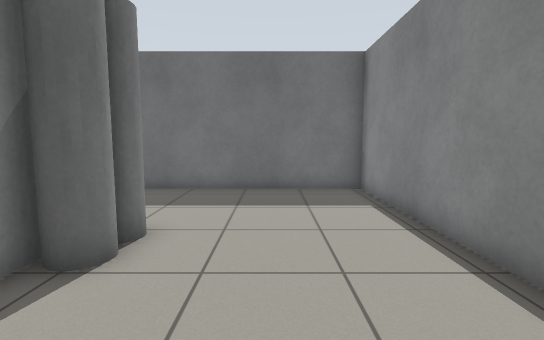
View 1 (above)

16 first-person views from a walk through a world built for the Gazebo simulator. The camera is 0.94 m above the floor, tilts 6° down and sees 85° across. The floor is counted in squares, 0.5 m on a side. Each view is taken from the middle of a square. On the plan, view 1 faces up. The plan holds only what a view shows up to about 16 squares ahead; the rest is blank.

View 2
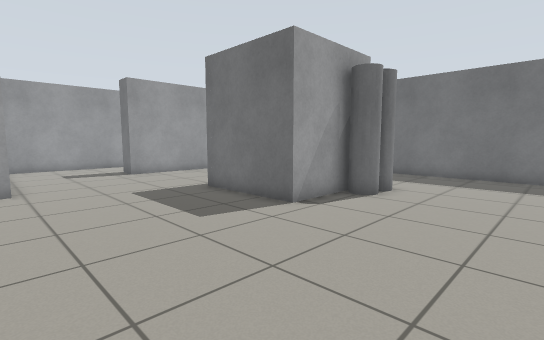

View 3
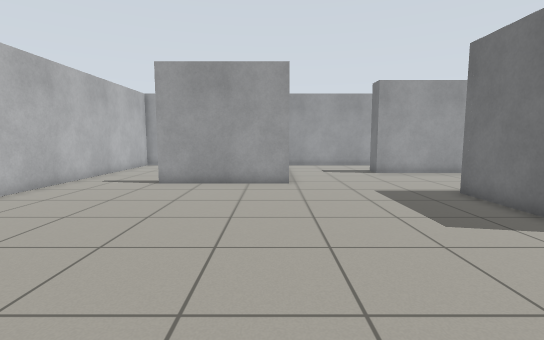

View 4
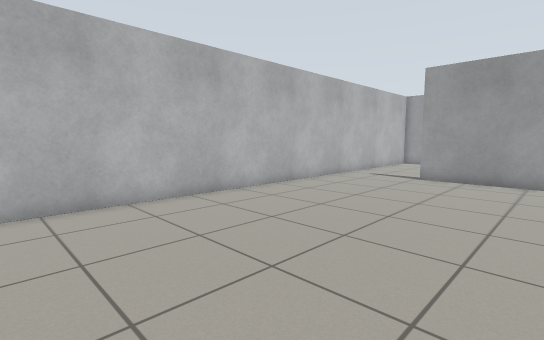

View 5
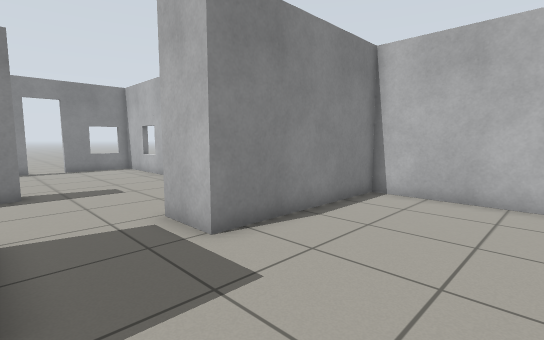

View 6
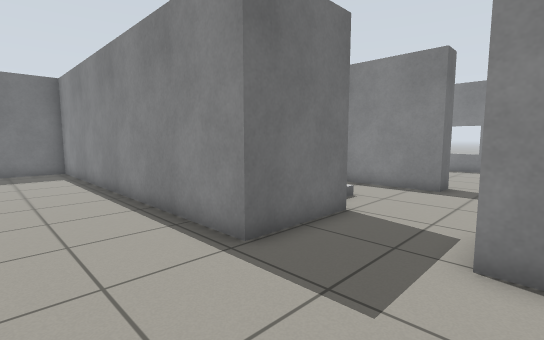

View 7
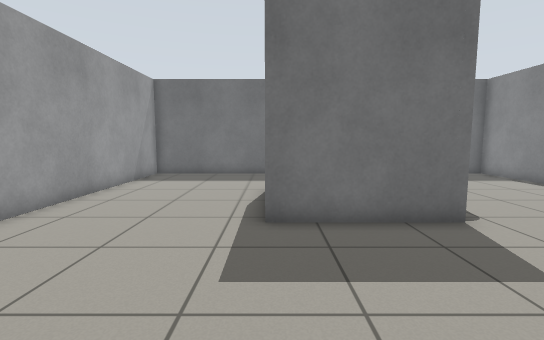

View 8
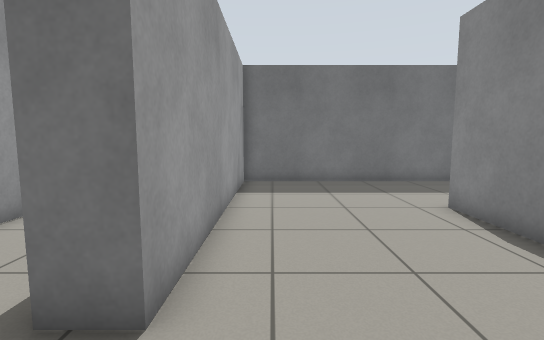

View 9
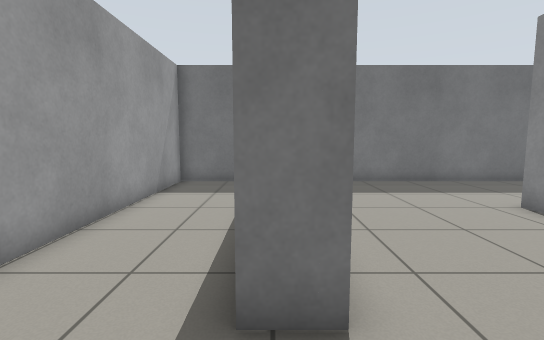

View 10
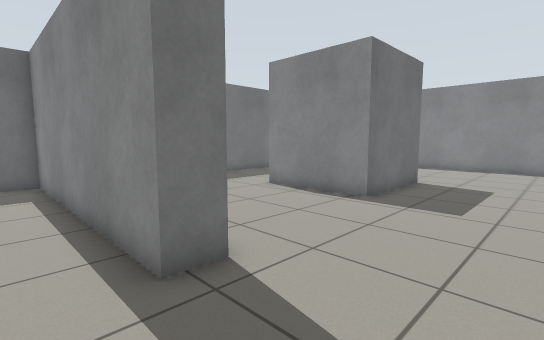

View 11
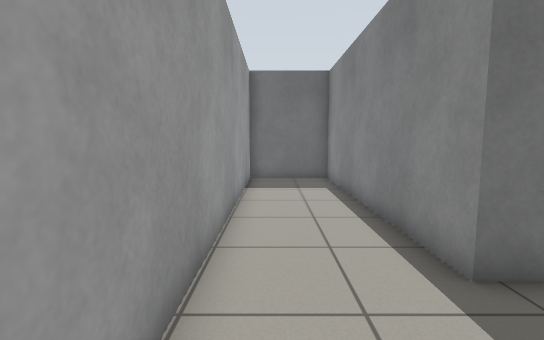

View 12
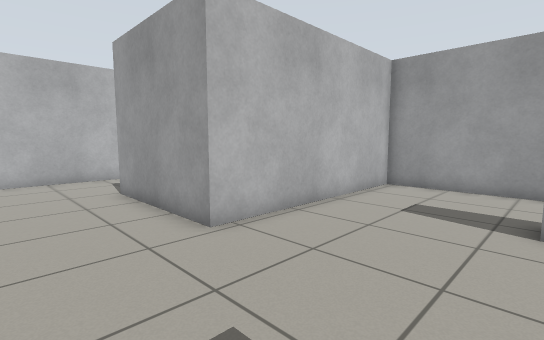

View 13
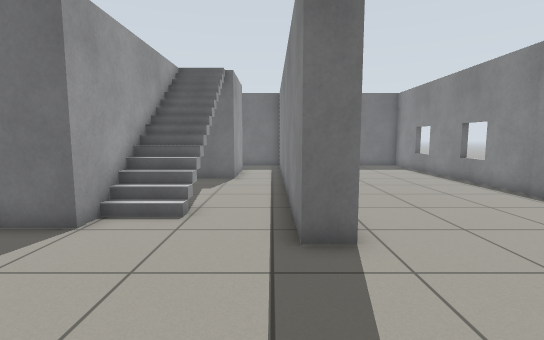

View 14
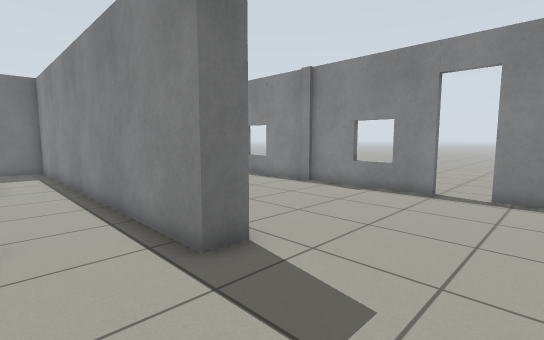

View 15
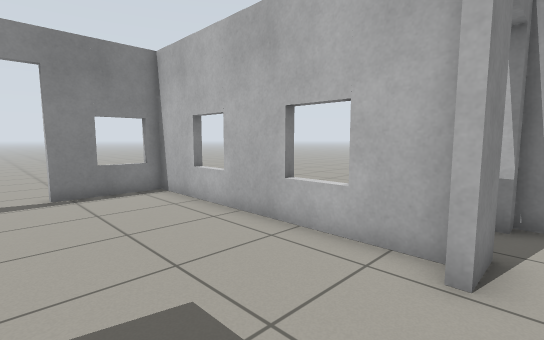

View 16
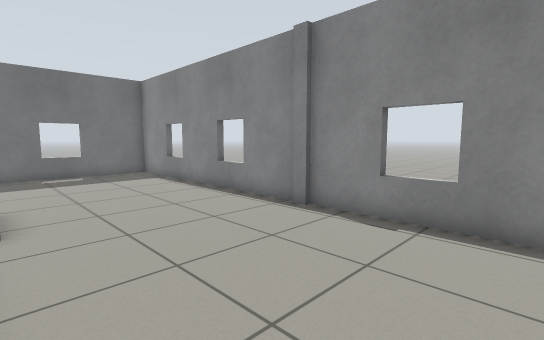

### Floor plan
Ten units are one square. View 1 is at (0, 0); x grows to the right and y downward. Boxes are objects, and circles mark ways between rooms. Rooms are numbered by the first view taken in them; rooms with no view inside come last. Other rooms are left out.
<svg viewBox="-195 -115 335 259">
<path fill="none" stroke="#000" d="M-36 -48 -36 -15 -81 -15 -81 -61M-136 43 -104 43 -104 99M69 39 34 39 34 -110 -142 -110 -142 -7M-96 139 48 139 48 72 69 72M-142 -7 -153 -7 -153 -110 -190 -110 -190 43 -136 43M126 49 115 49 115 -108 97 -108M69 -29 69 39M101 109 135 109M97 116 97 102 101 102M92 -59 92 -40 74 -40M92 139 97 139 97 132"/>
<rect x="-35" y="-45" width="10" height="10" fill="#bbb"><title>grey pole</title></rect>
<rect x="-35" y="-65" width="10" height="20" fill="#bbb"><title>grey pole</title></rect>
<rect x="85" y="-25" width="10" height="50" fill="#bbb"><title>stairs</title></rect>
<circle cx="-145" cy="15" r="3" fill="#2a7"/>
<circle cx="75" cy="55" r="3" fill="#2a7"/>
<text x="-40" y="20">1</text>
<text x="-170" y="-30">2</text>
<text x="100" y="30">3</text>
</svg>
Room 1 opens to room 2. Room 1 opens to room 3.

Where each view was taken, in squares from view 1:
view 1: 0 up, 0 right, facing up
view 2: 5 down, 2 right, facing up-left
view 3: 5 down, 2 right, facing left
view 4: 5 down, 4 right, facing down-left
view 5: 4 down, 0 right, facing down-right
view 6: 8 down, 0 right, facing up-right
view 7: 5 down, 8 left, facing up
view 8: 2 down, 13 left, facing up
view 9: 2 down, 15 left, facing up
view 10: 3 down, 17 left, facing up-right
view 11: 3 down, 18 left, facing up
view 12: 1 up, 7 left, facing down-left
view 13: 10 down, 11 right, facing up
view 14: 9 down, 9 right, facing up-right
view 15: 6 down, 9 right, facing down-right
view 16: 6 down, 13 right, facing up-right
